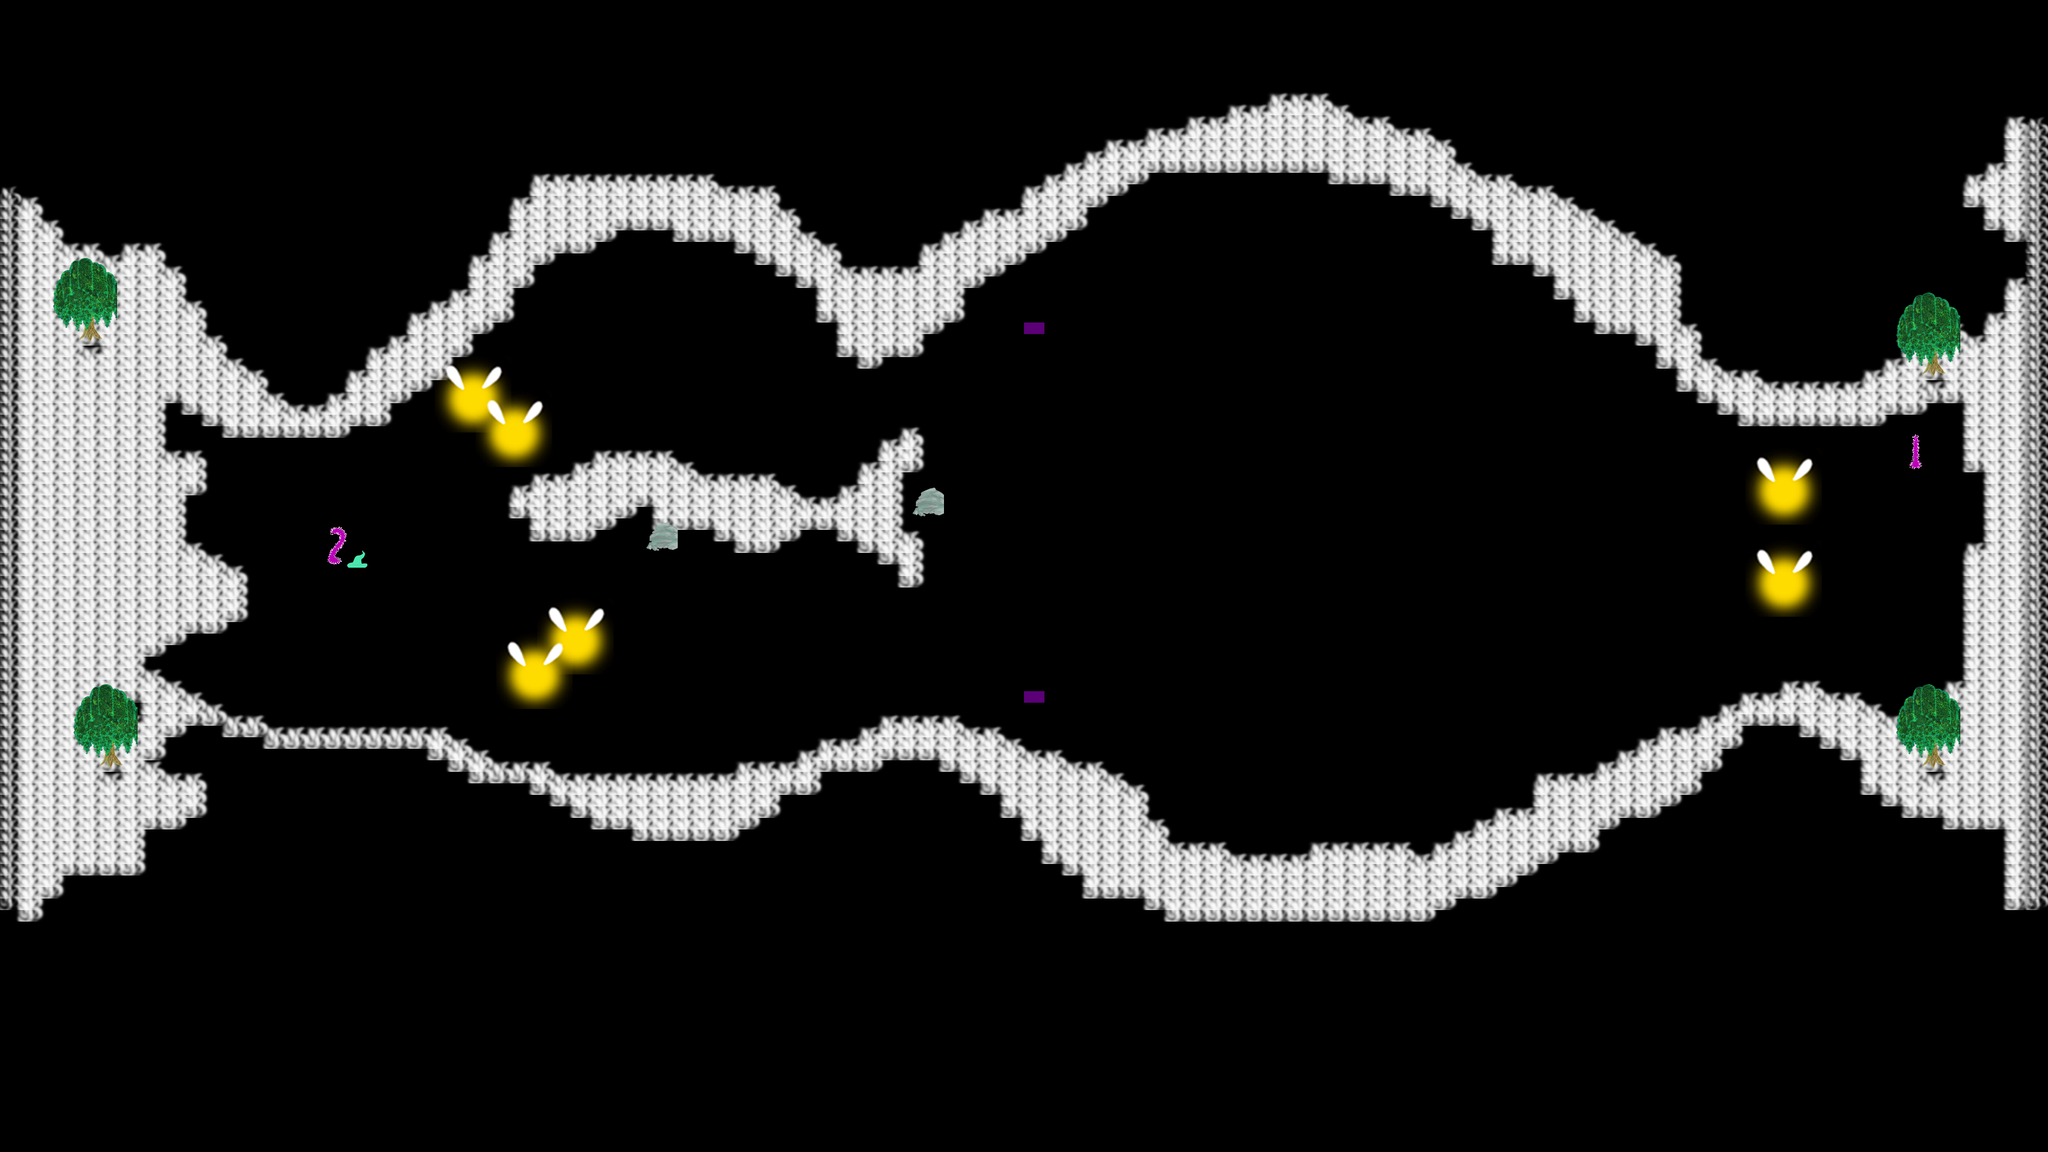

Rendered tile map (Tiled .tmx) drawn with the repository's tilesets; below, a short description and the map source with its tile grids summarised:
An orthogonal 100x100 tile map with 32x18 px tiles, 1 tile layer (Maze), 12 tilesets.

<map version="1.0" orientation="orthogonal" renderorder="right-down" width="100" height="100" tilewidth="32" tileheight="18" nextobjectid="58">
 <tileset firstgid="1" name="w" tilewidth="50" tileheight="37" tilecount="3" columns="1">
  <tileoffset x="-10" y="0" />
  <properties>
   <property name="1" type="int" value="0" />
  </properties>
  <image source="../mistic/mistblock/mistblock1.png" width="50" height="50" />
  <terraintypes>
   <terrain name="Walls" tile="3" />
  </terraintypes>
  <tile id="0" terrain="0,0,0,0" />
  <tile id="1" terrain="0,0,0,0" />
  <tile id="2" terrain="0,0,0,0" />
 </tileset>
 <tileset firstgid="4" name="m" tilewidth="768" tileheight="576" tilecount="1" columns="1">
  <image source="../mistic/backgroundresize.png" width="1024" height="576" />
 </tileset>
 <tileset firstgid="5" name="g" tilewidth="40" tileheight="32" tilecount="3" columns="1">
  <tileoffset x="-10" y="5" />
  <image source="../mistic/gorfs/OGgorf.png" trans="1fec46" width="48" height="110" />
 </tileset>
 <tileset firstgid="8" name="f" tilewidth="32" tileheight="18" tilecount="6" columns="2">
  <image source="../mistic/fog/new_boundary.png" trans="c700ff" width="64" height="64" />
 </tileset>
 <tileset firstgid="14" name="l" tilewidth="200" tileheight="184" tilecount="1" columns="1">
  <tileoffset x="-80" y="0" />
  <image source="../mistic/unlit white.png" trans="27ff06" width="200" height="184" />
 </tileset>
 <tileset firstgid="15" name="r" tilewidth="50" tileheight="50" tilecount="1" columns="1">
  <tileoffset x="-15" y="0" />
  <image source="../mistic/environment/rock2.png" width="57" height="80" />
 </tileset>
 <tileset firstgid="16" name="t" tilewidth="100" tileheight="162" tilecount="1" columns="1">
  <tileoffset x="-45" y="7" />
  <image source="../mistic/environment/tree4.png" trans="27ff06" width="108" height="270" />
 </tileset>
 <tileset firstgid="17" name="i" tilewidth="120" tileheight="120" tilecount="1" columns="1">
  <tileoffset x="-25" y="10" />
  <image source="../mistic/fireflybig.png" trans="003039" width="120" height="120" />
 </tileset>
 <tileset firstgid="18" name="x" tilewidth="19" tileheight="54" tilecount="1" columns="1">
  <tileoffset x="8" y="-5" />
  <image source="../mistic/numbers_purple/numbers_0009_1.png" trans="27ff06" width="19" height="54" />
 </tileset>
 <tileset firstgid="19" name="y" tilewidth="30" tileheight="59" tilecount="1" columns="1">
  <image source="../mistic/numbers_purple/numbers_0008_2.png" trans="003039" width="30" height="59" />
 </tileset>
 <tileset firstgid="20" name="z" tilewidth="29" tileheight="57" tilecount="1" columns="1">
  <image source="../mistic/numbers_purple/numbers_0007_3.png" trans="003039" width="29" height="57" />
 </tileset>
 <tileset firstgid="21" name="a" tilewidth="30" tileheight="60" tilecount="1" columns="1">
  <image source="../mistic/numbers_purple/numbers_0006_4.png" trans="003039" width="30" height="60" />
 </tileset>
 <objectgroup name="Background" />
 <layer name="Maze" width="100" height="100">
  <data>[10000 cells, 1684 non-empty, 9 distinct tile ids]</data>
 </layer>
</map>
